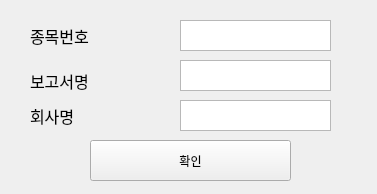
<?xml version="1.0" encoding="UTF-8"?>
<ui version="4.0">
 <class>MainWindow</class>
 <widget class="QMainWindow" name="MainWindow">
  <property name="geometry">
   <rect>
    <x>0</x>
    <y>0</y>
    <width>377</width>
    <height>194</height>
   </rect>
  </property>
  <property name="windowTitle">
   <string>DRY</string>
  </property>
  <widget class="QWidget" name="centralwidget">
   <widget class="QPushButton" name="DownloadButton">
    <property name="geometry">
     <rect>
      <x>90</x>
      <y>140</y>
      <width>201</width>
      <height>41</height>
     </rect>
    </property>
    <property name="text">
     <string>확인</string>
    </property>
   </widget>
   <widget class="QTextEdit" name="CorpCodeTextEdit">
    <property name="geometry">
     <rect>
      <x>180</x>
      <y>20</y>
      <width>151</width>
      <height>31</height>
     </rect>
    </property>
    <property name="acceptDrops">
     <bool>false</bool>
    </property>
    <property name="acceptRichText">
     <bool>false</bool>
    </property>
   </widget>
   <widget class="QLabel" name="label">
    <property name="geometry">
     <rect>
      <x>30</x>
      <y>20</y>
      <width>121</width>
      <height>31</height>
     </rect>
    </property>
    <property name="font">
     <font>
      <family>Comic Sans MS</family>
      <pointsize>12</pointsize>
     </font>
    </property>
    <property name="text">
     <string>종목번호</string>
    </property>
   </widget>
   <widget class="QTextEdit" name="ReportNameTextEdit">
    <property name="geometry">
     <rect>
      <x>180</x>
      <y>60</y>
      <width>151</width>
      <height>31</height>
     </rect>
    </property>
    <property name="acceptDrops">
     <bool>false</bool>
    </property>
   </widget>
   <widget class="QLabel" name="label_2">
    <property name="geometry">
     <rect>
      <x>30</x>
      <y>60</y>
      <width>111</width>
      <height>41</height>
     </rect>
    </property>
    <property name="font">
     <font>
      <pointsize>12</pointsize>
     </font>
    </property>
    <property name="text">
     <string>보고서명</string>
    </property>
   </widget>
   <widget class="QLabel" name="label_3">
    <property name="geometry">
     <rect>
      <x>30</x>
      <y>100</y>
      <width>111</width>
      <height>31</height>
     </rect>
    </property>
    <property name="font">
     <font>
      <pointsize>12</pointsize>
     </font>
    </property>
    <property name="text">
     <string>회사명</string>
    </property>
   </widget>
   <widget class="QTextEdit" name="CompanyNameTextEdit">
    <property name="geometry">
     <rect>
      <x>180</x>
      <y>100</y>
      <width>151</width>
      <height>31</height>
     </rect>
    </property>
    <property name="acceptDrops">
     <bool>false</bool>
    </property>
   </widget>
  </widget>
 </widget>
 <resources/>
 <connections/>
</ui>
